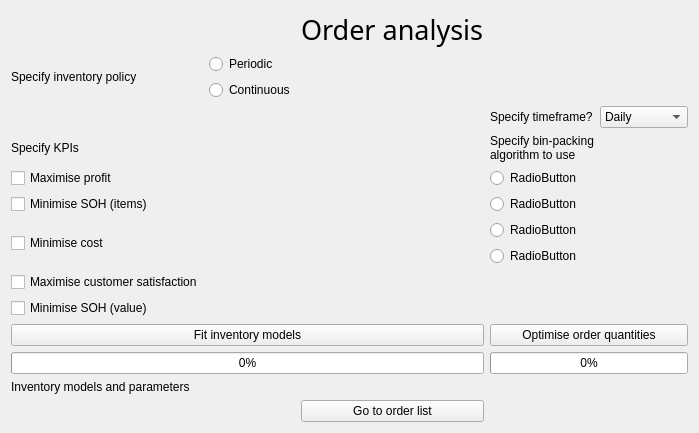
      <widget class="QWidget" name="order_analysis">
       <layout class="QGridLayout" name="gridLayout_2">
        <item row="5" column="3" colspan="2">
         <widget class="QRadioButton" name="radioButton_9">
          <property name="text">
           <string>RadioButton</string>
          </property>
         </widget>
        </item>
        <item row="4" column="0" colspan="3">
         <widget class="QLabel" name="label_25">
          <property name="text">
           <string>Specify KPIs</string>
          </property>
          <property name="alignment">
           <set>Qt::AlignLeading|Qt::AlignLeft|Qt::AlignVCenter</set>
          </property>
          <property name="wordWrap">
           <bool>true</bool>
          </property>
         </widget>
        </item>
        <item row="1" column="0" rowspan="2">
         <widget class="QLabel" name="label_24">
          <property name="text">
           <string>Specify inventory policy</string>
          </property>
          <property name="wordWrap">
           <bool>true</bool>
          </property>
         </widget>
        </item>
        <item row="6" column="0" colspan="3">
         <widget class="QCheckBox" name="checkBox_18">
          <property name="text">
           <string>Minimise SOH (items)</string>
          </property>
         </widget>
        </item>
        <item row="4" column="3">
         <widget class="QLabel" name="label_27">
          <property name="text">
           <string>Specify bin-packing algorithm to use</string>
          </property>
          <property name="alignment">
           <set>Qt::AlignLeading|Qt::AlignLeft|Qt::AlignVCenter</set>
          </property>
          <property name="wordWrap">
           <bool>true</bool>
          </property>
         </widget>
        </item>
        <item row="3" column="3">
         <widget class="QLabel" name="label_26">
          <property name="text">
           <string>Specify timeframe?</string>
          </property>
          <property name="alignment">
           <set>Qt::AlignLeading|Qt::AlignLeft|Qt::AlignVCenter</set>
          </property>
          <property name="wordWrap">
           <bool>true</bool>
          </property>
         </widget>
        </item>
        <item row="5" column="0">
         <widget class="QCheckBox" name="checkBox_19">
          <property name="text">
           <string>Maximise profit</string>
          </property>
         </widget>
        </item>
        <item row="3" column="4">
         <widget class="QComboBox" name="comboBox_4">
          <item>
           <property name="text">
            <string>Daily</string>
           </property>
          </item>
          <item>
           <property name="text">
            <string>Weekly</string>
           </property>
          </item>
          <item>
           <property name="text">
            <string>Monthly</string>
           </property>
          </item>
          <item>
           <property name="text">
            <string>Bi-monthly</string>
           </property>
          </item>
          <item>
           <property name="text">
            <string>Quarterly</string>
           </property>
          </item>
         </widget>
        </item>
        <item row="11" column="0" colspan="3">
         <widget class="QPushButton" name="pushButton_6">
          <property name="text">
           <string>Fit inventory models</string>
          </property>
         </widget>
        </item>
        <item row="8" column="3" colspan="2">
         <widget class="QRadioButton" name="radioButton_12">
          <property name="text">
           <string>RadioButton</string>
          </property>
         </widget>
        </item>
        <item row="7" column="3" colspan="2">
         <widget class="QRadioButton" name="radioButton_14">
          <property name="text">
           <string>RadioButton</string>
          </property>
         </widget>
        </item>
        <item row="6" column="3" colspan="2">
         <widget class="QRadioButton" name="radioButton_13">
          <property name="text">
           <string>RadioButton</string>
          </property>
         </widget>
        </item>
        <item row="12" column="3" colspan="2">
         <widget class="QProgressBar" name="progressBar_5">
          <property name="value">
           <number>0</number>
          </property>
         </widget>
        </item>
        <item row="11" column="3" colspan="2">
         <widget class="QPushButton" name="pushButton_5">
          <property name="text">
           <string>Optimise order quantities</string>
          </property>
         </widget>
        </item>
        <item row="13" column="0" colspan="3">
         <widget class="QLabel" name="label_23">
          <property name="text">
           <string>Inventory models and parameters</string>
          </property>
          <property name="alignment">
           <set>Qt::AlignLeading|Qt::AlignLeft|Qt::AlignVCenter</set>
          </property>
          <property name="wordWrap">
           <bool>true</bool>
          </property>
         </widget>
        </item>
        <item row="0" column="3">
         <spacer name="horizontalSpacer_12">
          <property name="orientation">
           <enum>Qt::Horizontal</enum>
          </property>
          <property name="sizeHint" stdset="0">
           <size>
            <width>40</width>
            <height>20</height>
           </size>
          </property>
         </spacer>
        </item>
        <item row="0" column="0">
         <spacer name="horizontalSpacer_11">
          <property name="orientation">
           <enum>Qt::Horizontal</enum>
          </property>
          <property name="sizeHint" stdset="0">
           <size>
            <width>40</width>
            <height>20</height>
           </size>
          </property>
         </spacer>
        </item>
        <item row="12" column="0" colspan="3">
         <widget class="QProgressBar" name="progressBar_4">
          <property name="value">
           <number>0</number>
          </property>
         </widget>
        </item>
        <item row="0" column="4">
         <spacer name="horizontalSpacer_13">
          <property name="orientation">
           <enum>Qt::Horizontal</enum>
          </property>
          <property name="sizeHint" stdset="0">
           <size>
            <width>40</width>
            <height>20</height>
           </size>
          </property>
         </spacer>
        </item>
        <item row="0" column="2">
         <widget class="QLabel" name="label_20">
          <property name="font">
           <font>
            <family>Calisto MT</family>
            <pointsize>20</pointsize>
           </font>
          </property>
          <property name="text">
           <string>Order analysis</string>
          </property>
         </widget>
        </item>
        <item row="0" column="1">
         <spacer name="horizontalSpacer_14">
          <property name="orientation">
           <enum>Qt::Horizontal</enum>
          </property>
          <property name="sizeHint" stdset="0">
           <size>
            <width>40</width>
            <height>20</height>
           </size>
          </property>
         </spacer>
        </item>
        <item row="1" column="1">
         <widget class="QRadioButton" name="radioButton_11">
          <property name="text">
           <string>Periodic</string>
          </property>
         </widget>
        </item>
        <item row="2" column="1">
         <widget class="QRadioButton" name="radioButton_10">
          <property name="text">
           <string>Continuous</string>
          </property>
         </widget>
        </item>
        <item row="9" column="0">
         <widget class="QCheckBox" name="checkBox_17">
          <property name="text">
           <string>Maximise customer satisfaction</string>
          </property>
         </widget>
        </item>
        <item row="7" column="0" rowspan="2">
         <widget class="QCheckBox" name="checkBox_16">
          <property name="text">
           <string>Minimise cost</string>
          </property>
         </widget>
        </item>
        <item row="14" column="2">
         <widget class="QPushButton" name="orderlistButton">
          <property name="cursor">
           <cursorShape>PointingHandCursor</cursorShape>
          </property>
          <property name="text">
           <string>Go to order list</string>
          </property>
         </widget>
        </item>
        <item row="10" column="0">
         <widget class="QCheckBox" name="checkBox_20">
          <property name="text">
           <string>Minimise SOH (value)</string>
          </property>
         </widget>
        </item>
       </layout>
      </widget>
